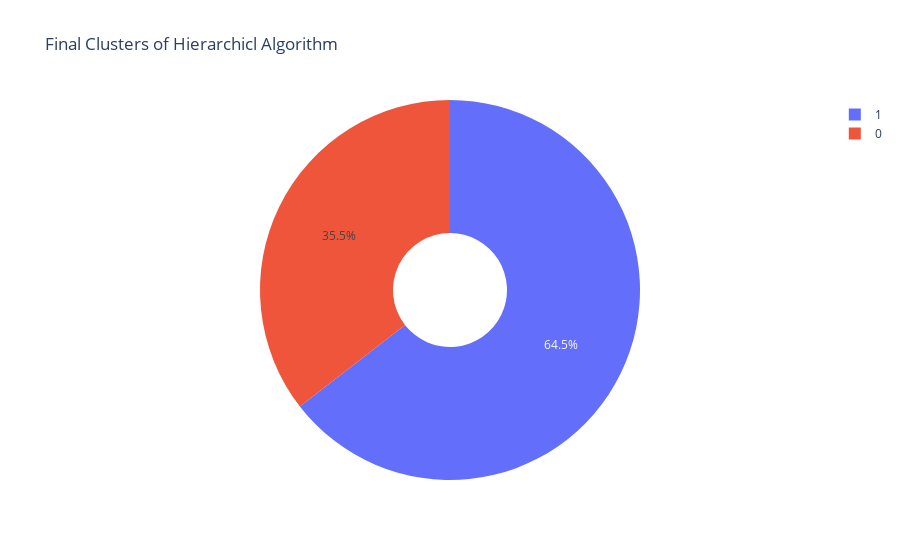

Notebook code cell kept with this figure:
### Code cell
px.pie(df,names='Clusters(Hierarchical)',title='Final Clusters of Hierarchicl Algorithm',hole=.30,opacity=1)

### Figure 1 — Plotly figure (JSON) as saved in the notebook; plotly's stock layout.template omitted (floating-point values rounded to 4 significant figures; data arrays with more than 128 entries replaced by an {"elided": "..."} marker saying what was removed)
{"data": [{"domain": {"x": [0, 1], "y": [0, 1]}, "hole": 0.3, "hovertemplate": "Clusters(Hierarchical)=%{label}<extra></extra>", "labels": {"elided": "200 int values"}, "legendgroup": "", "name": "", "opacity": 1, "showlegend": true, "type": "pie"}], "layout": {"autosize": true, "legend": {"tracegroupgap": 0}, "title": {"text": "Final Clusters of Hierarchicl Algorithm"}}}
